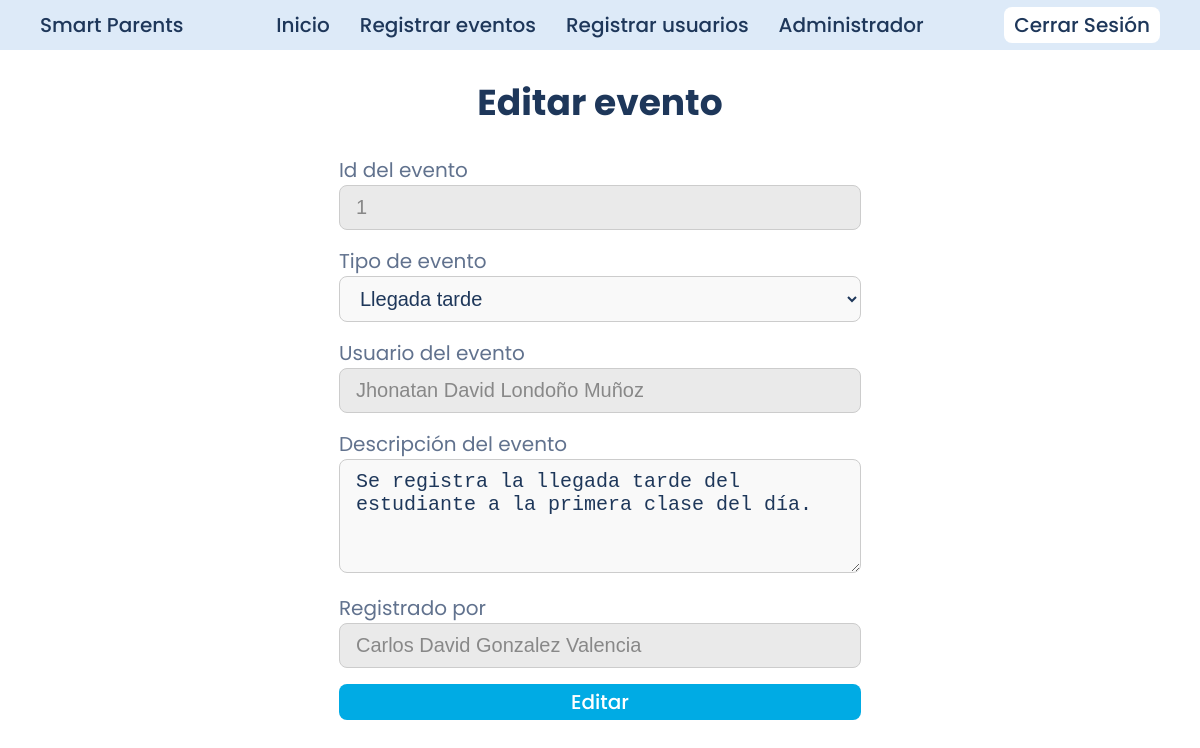
Screenshot of /views/crud/eventos/editar_eventos.php?id=1 (signed in) with the database file from the repository.
### tables this page shows
CREATE TABLE eventos (
    id_evento INT AUTO_INCREMENT PRIMARY KEY,
    id_usuario INT NOT NULL,
    tipo_evento ENUM('llegada_tarde', 'anotacion', 'inasistencia', 'comentario') NOT NULL,
    descripcion TEXT NOT NULL,
    registrado_por INT NOT NULL,
    created_at TIMESTAMP DEFAULT CURRENT_TIMESTAMP,
    updated_at TIMESTAMP DEFAULT CURRENT_TIMESTAMP,
    FOREIGN KEY (id_usuario) REFERENCES usuarios(id_usuario),
    FOREIGN KEY (registrado_por) REFERENCES usuarios(id_usuario)
);

CREATE TABLE usuarios (
    id_usuario INT AUTO_INCREMENT PRIMARY KEY,
    rol ENUM('estudiante', 'profesor', 'administrador') NOT NULL,
    identificacion VARCHAR(10) UNIQUE NOT NULL,
    nombre1 VARCHAR(30) NOT NULL,
    nombre2 VARCHAR(30) NULL,
    apellido1 VARCHAR(30) NOT NULL,
    apellido2 VARCHAR(30) NULL,
    email VARCHAR(100) UNIQUE NULL,
    telefono VARCHAR (10) NOT NULL,
    password VARCHAR(255) NOT NULL,
    asignatura ENUM('Administración', 'Matematicas', 'Español', 'Quimica', 'C.Sociales') NULL,
    created_at TIMESTAMP DEFAULT CURRENT_TIMESTAMP,
    updated_at TIMESTAMP DEFAULT CURRENT_TIMESTAMP
);

### actions/eventos/editar_eventos.php (called while the page is built, shortened)
<?php
include $_SERVER['DOCUMENT_ROOT'] . '/smart-parents/config/db_config.php';
$id = $_GET['id'];
$stmt = $conexion->prepare("SELECT e.id_evento, u1.id_usuario AS id_u1, u1.nombre1 AS nombre1_u1, u1.nombre2 AS nombre2_u1, u1.apellido1 AS apellido1_u1, u1.apellido2 AS apellido2_u1, e.tipo_evento, e.descripcion, u2.id_usuario AS registrado_por, u2.nombre1 AS nombre1_u2, u2.nombre2 AS nombre2_u2, u2.apellido1 AS apellido1_u2, u2.apellido2 AS apellido2_u2 FROM eventos AS e INNER JOIN usuarios AS u1 ON e.id_usuario = u1.id_usuario INNER JOIN usuarios AS u2 ON e.registrado_por = u2.id_usuario WHERE e.id_evento = ?");
$stmt->bind_param("i", $id);
$stmt->execute();
$resultado = $stmt->get_result();
$evento = $resultado->fetch_assoc();

### views/crud/eventos/editar_eventos.php (the view, shortened to what this page needs)
<!DOCTYPE html>
<html lang="es">
<head>
  <link rel="stylesheet" href="/smart-parents/assets/css/style.css">
  <link rel="stylesheet" href="/smart-parents/assets/css/registrar_eventos.css">
</head>
<body>
  <?php include $_SERVER['DOCUMENT_ROOT'] . '/smart-parents/includes/dashboard_header.php'; ?>
  <?php include $_SERVER['DOCUMENT_ROOT'] . '/smart-parents/actions/eventos/editar_eventos.php'; ?>
  <main>
    <div class="form_title">
      <h1>Editar evento</h1>
    </div>
    <div class="form">
      <form action="/smart-parents/actions/eventos/actualizar_eventos.php" method="POST" class="form_content">
        <div class="form_id_evento">
          <label for="id_evento">Id del evento</label>
          <input type="number" value="<?= $id ?>" disabled>
        </div>
        <div class="form_tipo_de_evento">
          <label for="tipo_de_evento">Tipo de evento</label>
          <select name="tipo_de_evento" required>
            <option value="llegada_tarde" <?php if ($evento['tipo_evento'] == "llegada_tarde") {
                                            echo 'selected="selected"';
                                          } ?>>Llegada tarde</option>
          </select>
        </div>
        <div class="form_usuario">
          <label for="usuario_del_evento">Usuario del evento</label>
          <input type="text" value="<?= $evento['nombre1_u1'] . " " . $evento['nombre2_u1'] . " " . $evento['apellido1_u1'] . " " . $evento['apellido2_u1']; ?>" disabled>
        </div>
        <div class="form_descripcion">
          <label for="descripcion_del_evento">Descripción del evento</label>
          <textarea name="descripcion_del_evento" rows="4" required><?= $evento['descripcion'] ?></textarea>
        </div>
        <div class="form_registrado_por">
          <label for="registrado_por">Registrado por</label>
          <input type="text" value="<?= $evento['nombre1_u2'] . " " . $evento['nombre2_u2'] . " " . $evento['apellido1_u2'] . " " . $evento['apellido2_u2']; ?>" disabled>
        </div>
        <div class="form_submit">
          <button type="submit" name="submit_btn">Editar</button>
        </div>
      </form>
    </div>
  </main>
</body>
</html>

### assets/css/style.css (style rules this page uses)
* { padding: 0px; margin: 0px; box-sizing: border-box; }
main { margin: 25px; }
:root { --color-bg: #ffffff; --color-header: #ddeaf8; --color-btn-primary: #00abe4; --color-btn-primary-hover: #2373ff; --color-heading: #1e375a; --color-text-base: #61728e; --color-text-btn-hover: #2364d2; --color-icons: #aaccfb; --color-green: #40a02b; --color-red: #d20f39; }
label { font-family: "Poppins", sans-serif; font-weight: 400; font-style: normal; font-size: 20px; color: var(--color-text-base); }
button { text-decoration: none; font-family: "Poppins", sans-serif; font-weight: 500; font-style: normal; }
h1 { font-family: "Poppins", sans-serif; font-weight: 700; font-style: normal; color: var(--color-heading); font-size: 36px; }
input[type="text"], input[type="email"], input[type="password"], input[type="number"], textarea, select { width: 100%; padding: 10px 16px; margin-bottom: 16px; border: 1.5px solid #ccc; border-radius: 8px; background-color: #f9f9f9; font-size: 20px; color: var(--color-heading); transition: border-color 0.2s, box-shadow 0.2s; box-sizing: border-box; }
input::placeholder, textarea::placeholder { color: #999; font-style: italic; }
input:disabled, textarea:disabled, select:disabled { background-color: #eaeaea; color: #888; cursor: not-allowed; }
button[type="submit"] { background-color: var(--color-btn-primary); color: white; font-size: 20px; border-radius: 8px; padding: 3px 10px; transition: background-color 0.2s ease; border: none; width: 100%; }

### assets/css/registrar_eventos.css (style rules this page uses)
.form_content { display: flex; flex-direction: column; }
main { display: flex; justify-content: center; align-items: center; flex-direction: column; gap: 25px; }

### rows the page displays
eventos: tipo_de_evento "Llegada tarde", id_usuario.apellido2 "Jhonatan David Londoño Muñoz", descripcion_del_evento "Se registra la llegada tarde del estudiante a la primera clase del día.", registrado_por.apellido2 "Carlos David Gonzalez Valencia"
